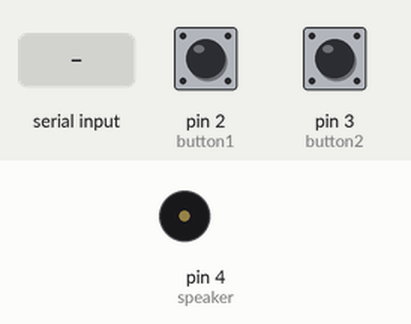
A sketch run on a simulated Arduino Mega 2560, built with avr-gcc and run on an emulated ATmega2560. Shown: buzzer (waves = sounding). The test bench sets the inputs (shaded band); at power-on: pin 2 (button1) LOW, pin 3 (button2) LOW. What the sketch prints to the serial monitor is not drawn.

Above: at 0.8 s.
0.9 s: "90,45\n" received over Serial
2.4 s: pin 2 (button1) pulled HIGH for 1 s
At 4.3 s:
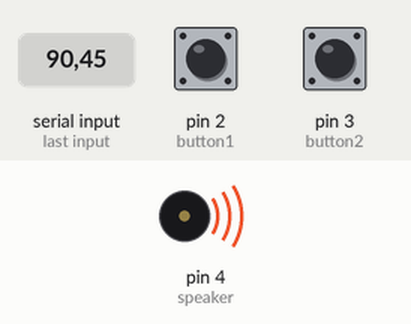
4.9 s: pin 2 (button1) pulled HIGH for 0.15 s
At 5.9 s:
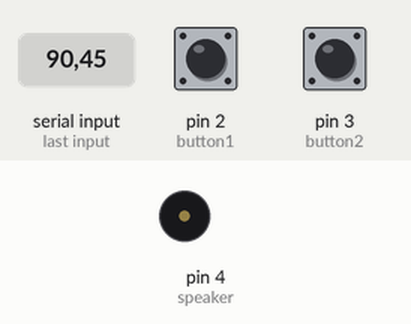
6.5 s: pin 2 (button1) pulled HIGH for 3.2 s
At 6.9 s:
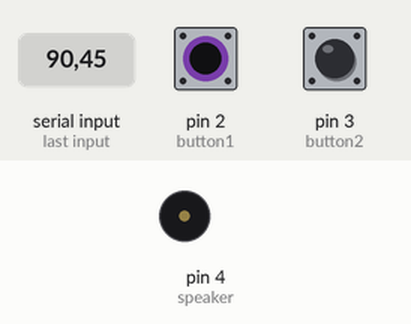
11.2 s: pin 2 (button1) pulsed HIGH 5 times (0.12 s each, 0.3 s apart)
At 13.7 s:
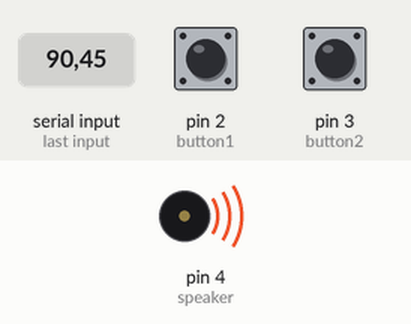
14.2 s: pin 2 (button1) pulsed HIGH 2 times (0.12 s each, 0.3 s apart)
At 14.45 s:
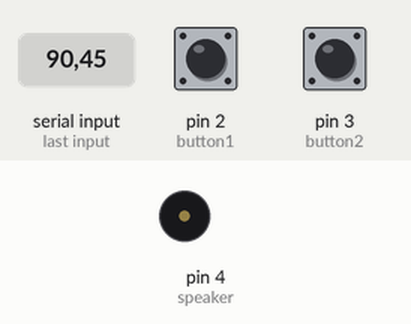
Timing chart, 0 to 17.2 s (numbered marks = the images above; inputs shaded):
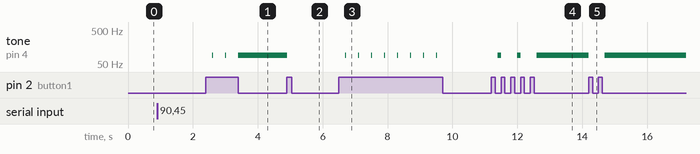

The sketch:

freqGen.ino
```cpp
/*
freqGen
Frank Olson
v.1
08 October 2014
Arduino Mega 2560 v3
Last Update: 08 October 2014

This Program is for Lab 6 of EE 426.

*/

 // Set pin numbers
 const int button1 = 2; // speaker toggle
 const int button2 = 3; // reset button
 const int speaker = 4;
 const int toneFreq = 1000;

 // Initialize variables
 int buttonState1 = 0;
 int buttonState2 = 0;
 int state = LOW;
 int choice;
 int freq;

 void setup(){
   // Initialize pin states
   pinMode(button1,INPUT);
   pinMode(button2,INPUT);
   pinMode(speaker,OUTPUT);

   // Initialize serial communication
   Serial.begin(9600);

   // Give initial user prompt and get response
   Serial.print("What is the wanted speaker frequency (Hz): ");
   freq = userDigits();
 }

 void loop(){
   // check buttonStates
   buttonState1 = digitalRead(button1);
   buttonState2 = digitalRead(button2);

   // check to see if the button was previous pressed
   if (buttonState1 == HIGH && state == LOW ){
     Serial.print("Pressed");
     state = HIGH;
     delay(200);
   }else if(buttonState1 == HIGH && state == HIGH ){
     state = LOW;
     Serial.print("Pressed");
     delay(200);
   }

   // if conditions from previous if/else statement check out,
   // play tone on the speaker
   if(state == HIGH){
     tone(speaker, freq, 10);
   }

   // check for reset button
   if(buttonState2 == HIGH){
     changeFreq();
     state = LOW;
   }
 }

 void changeFreq(){
   Serial.println();
   Serial.print("What is the wanted speaker frequency (Hz): ");
   freq = userDigits();
 }

 unsigned int userDigits(){
   // initialize variable
   int value;

   // setup buffer for multiple digits in user response
   char buffer[] = {' ',' ',' ',' ',' ',' ',' '}; // Receive up to 7

   // wait for input
   while(!Serial.available());

   // get user input and convert to int
   Serial.readBytesUntil('\n', buffer, 7);
   value = int(atoi(buffer));
   Serial.print(value);
   Serial.println();

   // return converted input
   return value;
 }
```

Measured:
- after the input at 0.9 s, every drawn part: stays the same
- after the input at 2.4 s, tone on pin 4 (speaker): alternates 90 Hz for 0.01 s and silent for 0.39 s, 5 changes in all, then stays 90 Hz, starting after 0.20 s
- after the input at 4.9 s, tone on pin 4 (speaker): 90 Hz → silent at once
- after the input at 6.5 s, tone on pin 4 (speaker): alternates 90 Hz for 0.01 s and silent for 0.39 s, 16 changes in all, then stays silent, starting after 0.20 s
- after the input at 11.2 s, tone on pin 4 (speaker): alternates 90 Hz for 0.11 s and silent for 0.49 s, 5 changes in all, then stays 90 Hz, starting after 0.20 s
- after the input at 14.2 s, tone on pin 4 (speaker): 90 Hz → silent at once, → 90 Hz 0.49 s later
